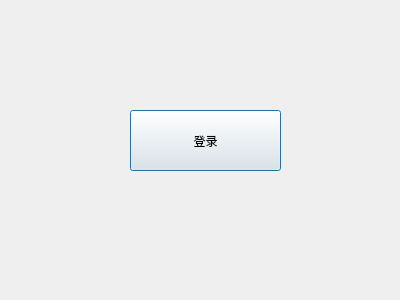
<?xml version="1.0" encoding="UTF-8"?>
<ui version="4.0">
 <class>Dialog</class>
 <widget class="QDialog" name="Dialog">
  <property name="geometry">
   <rect>
    <x>0</x>
    <y>0</y>
    <width>400</width>
    <height>300</height>
   </rect>
  </property>
  <property name="windowTitle">
   <string>Dialog</string>
  </property>
  <widget class="QPushButton" name="pushButton">
   <property name="geometry">
    <rect>
     <x>130</x>
     <y>110</y>
     <width>151</width>
     <height>61</height>
    </rect>
   </property>
   <property name="text">
    <string>登录</string>
   </property>
  </widget>
 </widget>
 <resources/>
 <connections/>
</ui>
